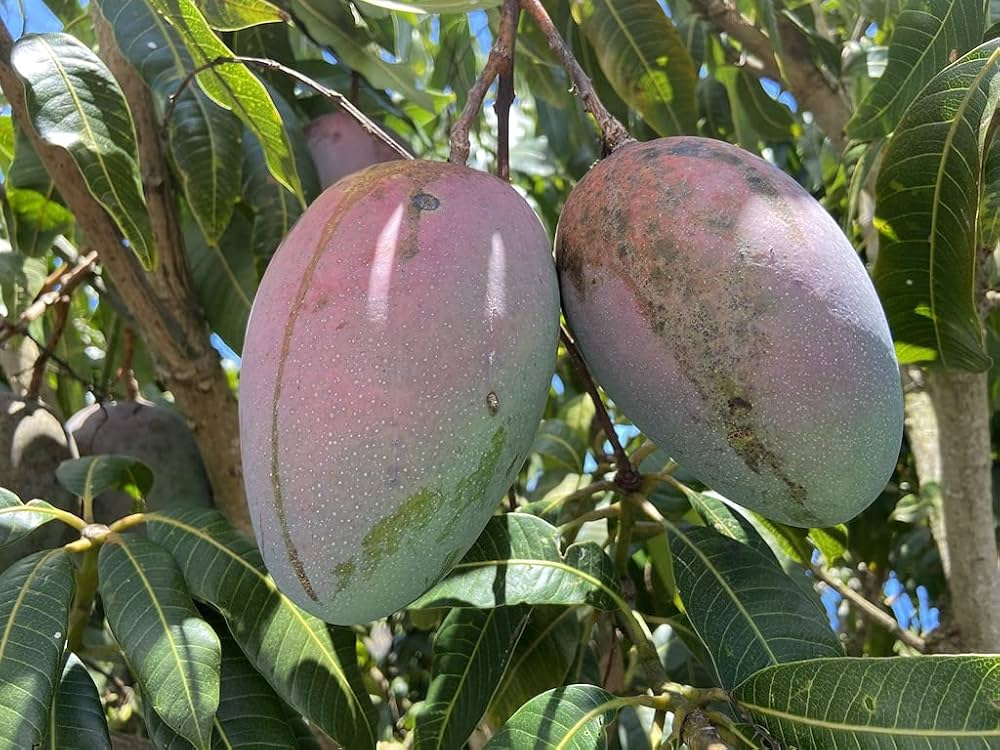
#> input picture mango.jpg, 1000 x 750 px
$ python 4_multiresolution_blending.py
#> lines starting #> are read from the running program, lines starting #| are printed output that depends on the picture; after the words box and inside, x2 and y2 are one past the last pixel; in counts of white or black regions, pixels touching at a corner belong together
#!/usr/bin/env python3
# -*- coding: utf-8 -*-
"""
Created on Sat Feb  8 12:26:44 2025

@author: cmalili
"""

# Question 4: Multiresolution blending using Gaussian/Laplacian pyramids

import cv2
import numpy as np
import matplotlib.pyplot as plt

# Question 4a: Loading images of a strawberry and mango
path_mango = "mango.jpg"
path_strawberry = "strawberry.png"

mango = cv2.imread(path_mango)
#> mango is the input picture: shape (750, 1000, 3); mean B, G, R 83, 106.5, 102.9
mango = cv2.cvtColor(mango, cv2.COLOR_BGR2RGB)
#mango = mango[:720,:800]
mango = mango[:704,:800]
#> mango: shape (704, 800, 3)

strawberry = cv2.imread(path_strawberry)
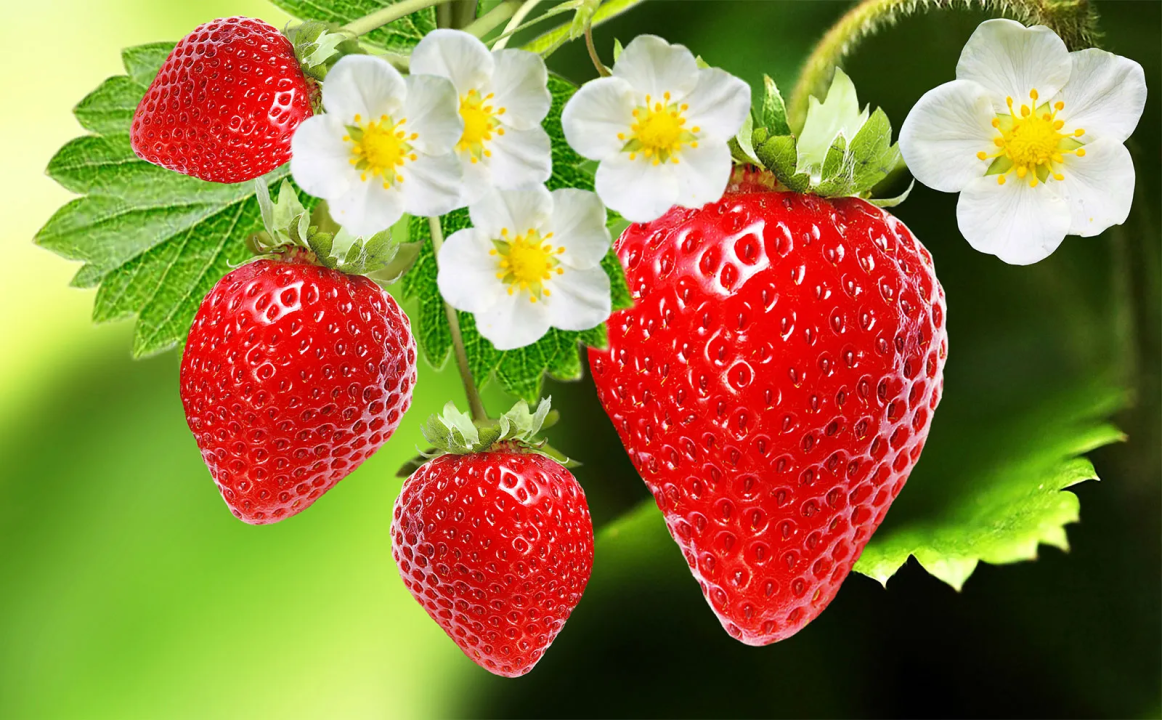
#> input picture strawberry.png, 1162 x 720 px
#> strawberry is the input picture: shape (720, 1162, 3); mean B, G, R 64.5, 121.6, 148
strawberry = cv2.cvtColor(strawberry, cv2.COLOR_BGR2RGB)
#strawberry = strawberry[:,362:]
strawberry = strawberry[:704,362:]
#> strawberry: shape (704, 800, 3)
'''
plt.imshow(strawberry)
plt.axis("off")
plt.show()

plt.imshow(mango)
plt.axis("off")
plt.show()

'''
# Question 4b: Creating Gaussian/Laplacian pyramids
# Gaussian pyramid for the mango

kernel = (41, 41)
sigma = 25
def computeLaplacianPyramid(image, levels):
#> called with levels = 5
    residuals = []

    img_copy = image.copy()

    for level in range(levels):

        blurred_image = cv2.GaussianBlur(img_copy, kernel, sigma)
        x, y, _ = blurred_image.shape
        downsample = cv2.resize(blurred_image, (y//2, x//2), fx=0.5, fy=0.5)
        upsample = cv2.resize(downsample, (y, x), fx=2, fy=2, interpolation=cv2.INTER_CUBIC)
        upsample = cv2.GaussianBlur(upsample, kernel, sigma)
        residual = img_copy - upsample
        residuals.append(residual)
        img_copy = downsample
        print(level)
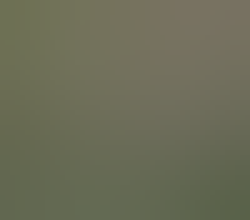
#> blurred_image: shape (44, 50, 3) (shown 5 times larger); mean R, G, B 107.5, 108.7, 87.3
#> after the loop, residuals = 5 items

    return residuals, img_copy

mango_residuals, downsample = computeLaplacianPyramid(mango, 5)
#> mango_residuals = 5 items
'''
print(len(mango_residuals))
'''
for residual in mango_residuals:
    plt.imshow(residual)
    plt.axis("off")
    plt.show()
#> this loop made 5 passes

plt.imshow(downsample)
plt.axis("off")
plt.show()

# Reconstructing the image from the Gaussian pyramids

def reconstructImage(residuals, downsample):
    residuals.reverse()
    for residual in residuals:
        x, y,_ = downsample.shape
        upsample = cv2.resize(downsample, (y*2, x*2), fx=2, fy=2, interpolation=cv2.INTER_CUBIC)
        upsample = cv2.GaussianBlur(upsample, kernel, sigma)
        downsample = upsample + residual
#> this loop made 5 passes
#> (x, y) on passes 1 to 5: (22, 25), (44, 50), (88, 100), (176, 200), (352, 400)
    return downsample

mango_reconstruction = reconstructImage(mango_residuals, downsample)
'''

plt.imshow(mango_reconstruction)
plt.axis("off")
plt.show()
'''
#strawberry_copy = strawberry.copy()

mango_diff = np.abs(mango - mango_reconstruction)
#> mango_diff: shape (704, 800, 3); every value is 0
mango_diff = mango_diff.mean()
#> mango_diff = 0
print(f"mean mango difference: {mango_diff}")
#| mean mango difference: 0.0

# Question 4c : Creating mask for mango and strawberry

# Creating a mango mask
x,y,_ = mango.shape
#> x = 704; y = 800
mask = np.zeros(mango.shape)
mask[:,:355] = 1
'''
plt.imshow(mask)
plt.axis("off")
plt.show()
'''
'''
# Question 4d : Directly blending the image of the mango and strawberry

direct_blend = (mask*mango + (1-mask)*strawberry).astype(np.uint8)
plt.imshow(direct_blend)
plt.axis("off")
plt.show()

print(strawberry.shape)


# Question 4e : Alpha blending the image of the mango and strawberry

mask_filtered = cv2.GaussianBlur(mask, (101,101), 35)
alpha_blend = (mask_filtered*mango + (1-mask_filtered)*strawberry).astype(np.uint8)

plt.imshow(alpha_blend)
plt.axis("off")
plt.show()

'''
# Question 4f: Blending the image of the mango and strawberry using multiresolution
# blending

# creating Gaussian pyramids for the mask the mango and strawberry

print(mask.shape)
def computeGaussianPyramid(mask, levels):
    #mask = cv2.GaussianBlur(mask, (45,45), 21)
#> called with levels = 5
    pyramid = [mask]
    for i in range(levels):
        mask = cv2.GaussianBlur(mask, kernel, sigma)
        x, y,_ = mask.shape
        mask = cv2.resize(mask, (y//2, x//2), fx=0.5, fy=0.5)
        pyramid.append(mask)
    return pyramid

mask_pyramid = computeGaussianPyramid(mask, 5)


for residual in mask_pyramid:
    plt.imshow(residual)
    #plt.axis("off")
    plt.show()
#> this loop made 6 passes
#> pass 1, `plt.show()`:
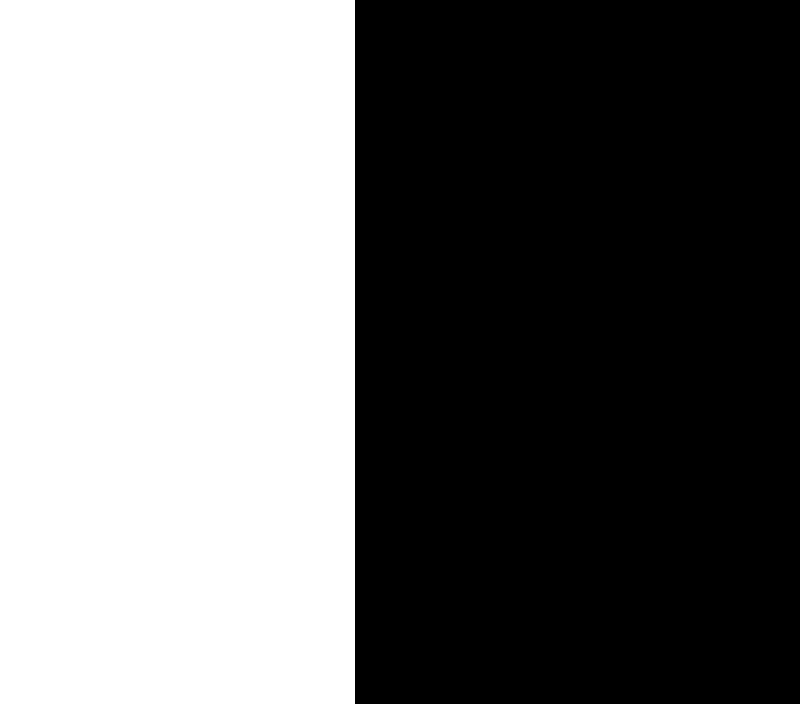
#> shown: shape (704, 800, 3) float64; values 0 (black) and 1 (white), 44.4% white; 1 white region, box (x1, y1, x2, y2) and area: (0, 0, 355, 704) 249920
'''
'''


blended_residuals = []
mango_residuals, mango_downsample = computeLaplacianPyramid(mango, 5)
strawberry_residuals, strawberry_downsample = computeLaplacianPyramid(strawberry, 5)
#> call 3 of computeLaplacianPyramid, with levels = 5
#> after the loop in computeLaplacianPyramid (call 3), `for level in range(levels):`:
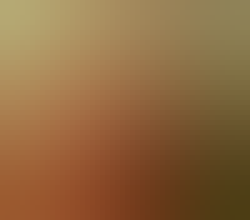
#> blurred_image: shape (44, 50, 3) (shown 5 times larger); mean R, G, B 143.1, 105.2, 63.8
#> strawberry_residuals = 5 items

mango_downsample = (mango_downsample*mask_pyramid[-1]).astype(np.uint8)
strawberry_downsample = (strawberry_downsample*(1 -mask_pyramid[-1])).astype(np.uint8)
blended_downsample = mango_downsample + strawberry_downsample

for mango, strawberry, mask in zip(mango_residuals, strawberry_residuals, mask_pyramid[:-1]):
    blended_residual = (mango*mask + strawberry*(1-mask)).astype(np.uint8)
    blended_residuals.append(blended_residual)
#> this loop made 5 passes
#> pass 3, `blended_residual = (mango*mask + strawberry*(1-mask)).astype(np.uint8)`:
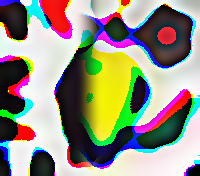
#> blended_residual: shape (176, 200, 3); mean of channels 0, 1, 2 130.9, 146.4, 148; drawn as B, G, R
#> after the loop, blended_residuals = 5 items


blended_image = reconstructImage(blended_residuals, blended_downsample)
#> the loop in reconstructImage (call 2), `for residual in residuals:` made 5 passes
#> pass 2, in reconstructImage (call 2), `upsample = cv2.resize(downsample, (y*2, x*2), fx=2, fy=2, interpolatio..`:
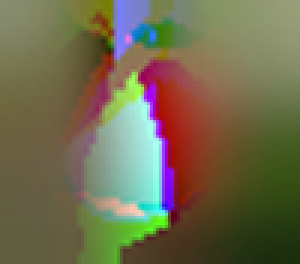
#> upsample: shape (88, 100, 3) (shown 3 times larger); mean R, G, B 112.3, 107.1, 78.1
#> after the loop in reconstructImage (call 2), `for residual in residuals:`:
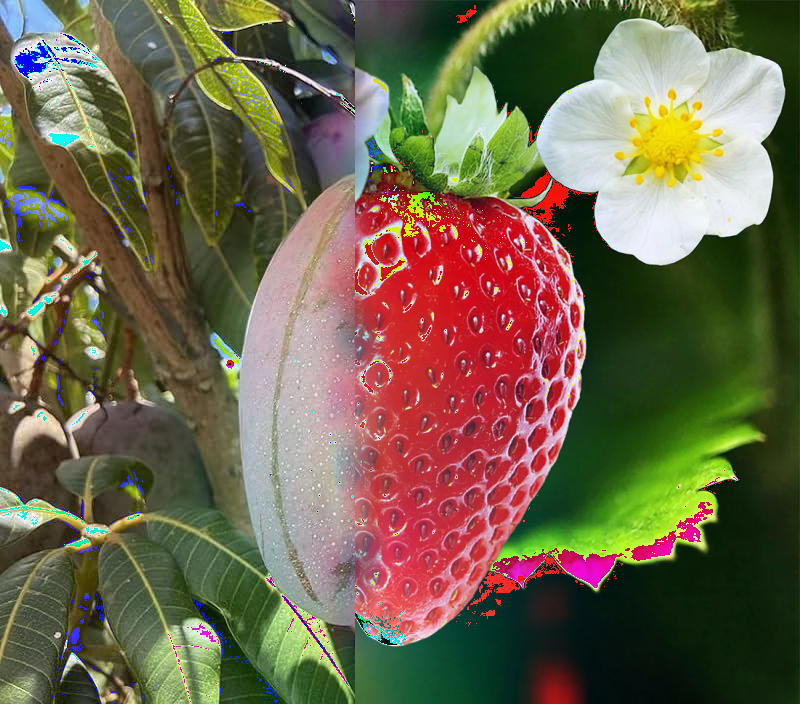
#> downsample: shape (704, 800, 3); mean R, G, B 110.6, 100.6, 75.1

plt.imshow(blended_image)
plt.axis("off")
plt.show()
